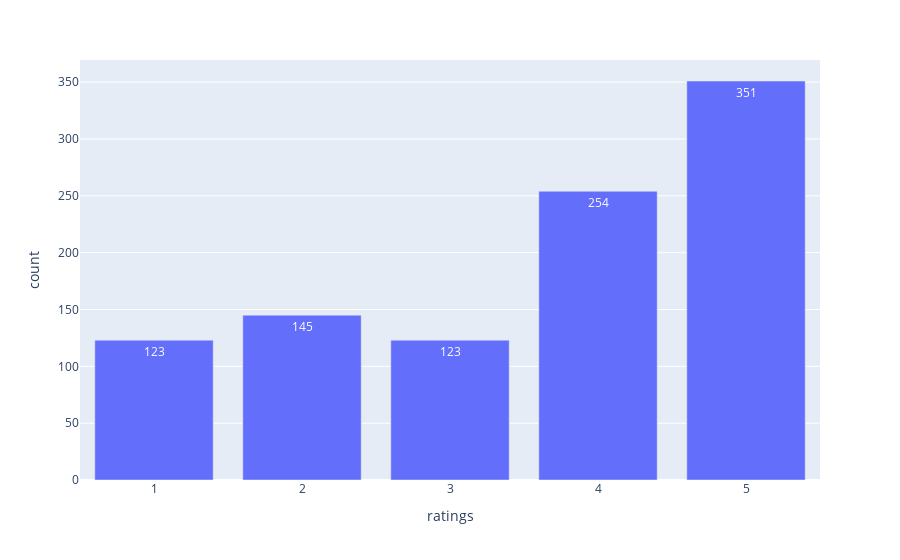

The code cell stored with this chart in its notebook:
### Code cell
ratings = df['Ratings'].value_counts().reset_index()
ratings.columns = ['ratings', 'count']

fig = px.bar(ratings, 
             x = 'ratings', 
             y = 'count', 
             text = 'count'
             )
fig.show()

### Figure 1 — Plotly figure (JSON) as saved in the notebook; plotly's stock layout.template omitted (floating-point values rounded to 4 significant figures)
{"data": [{"hovertemplate": "ratings=%{x}<br>count=%{text}<extra></extra>", "legendgroup": "", "marker": {"color": "#636efa", "pattern": {"shape": ""}}, "name": "", "orientation": "v", "showlegend": false, "text": [351.0, 254.0, 145.0, 123.0, 123.0], "textposition": "auto", "type": "bar", "x": [5, 4, 2, 3, 1], "xaxis": "x", "y": [351, 254, 145, 123, 123], "yaxis": "y"}], "layout": {"barmode": "relative", "legend": {"tracegroupgap": 0}, "margin": {"t": 60}, "xaxis": {"anchor": "y", "domain": [0, 1], "title": {"text": "ratings"}}, "yaxis": {"anchor": "x", "domain": [0, 1], "title": {"text": "count"}}}}
